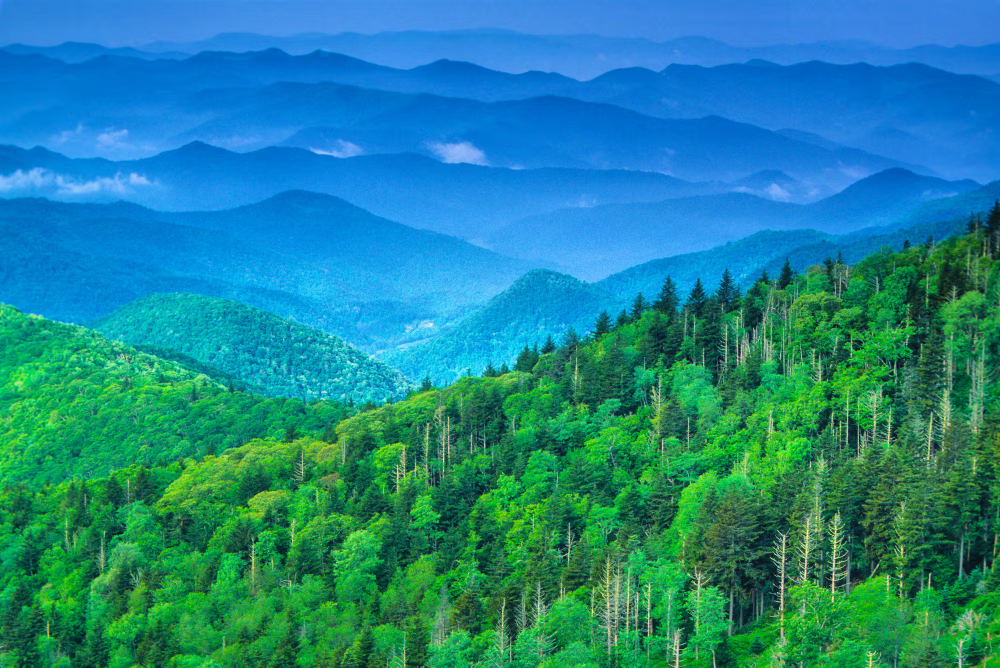
#> input picture resources/images/lab4/forest-color-full.png, 2000 x 1335 px (shown at 1/2 size)
$ jupyter execute lab4_image-creation.ipynb   (shell and % lines are left out)
#> lines starting #> are read from the running program, lines starting #| are printed output that depends on the picture
## Implementación

[cell 1]
import numpy as np
from PIL import Image
from matplotlib import pyplot as plt

[cell 2]
full_img = Image.open("../resources/images/lab4/forest-color-full.png")
#> full_img is the input picture: PIL image 2000x1335 RGB; mean R, G, B 29.3, 134.1, 142.6
print(full_img.size)
#| (2000, 1335)
plt.imshow(full_img)

[cell 3]
original = full_img.resize((128, 128))
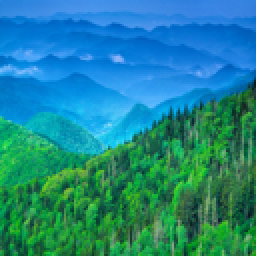
#> original: PIL image 128x128 RGB (shown 2 times larger); mean R, G, B 29.3, 134.1, 142.6
original.save("../resources/images/lab4/original.jpg")
print(original.size)
#| (128, 128)
plt.imshow(original)

[cell 4]
low_res = original.resize((64, 64))
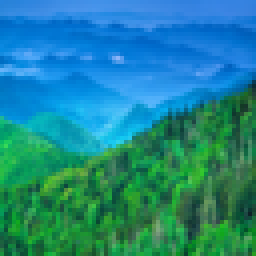
#> low_res: PIL image 64x64 RGB (shown 4 times larger); mean R, G, B 29.3, 134.1, 142.6
low_res.save("../resources/images/lab4/low_res.jpg")
plt.imshow(low_res)

[cell 5]
high_res = original.convert("L")
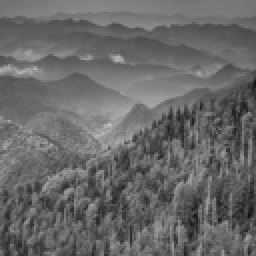
#> high_res: PIL image 128x128 L (shown 2 times larger); min 19, max 199, mean 103.7
high_res.save("../resources/images/lab4/high_res.jpg")
plt.imshow(high_res, cmap = "gray")
